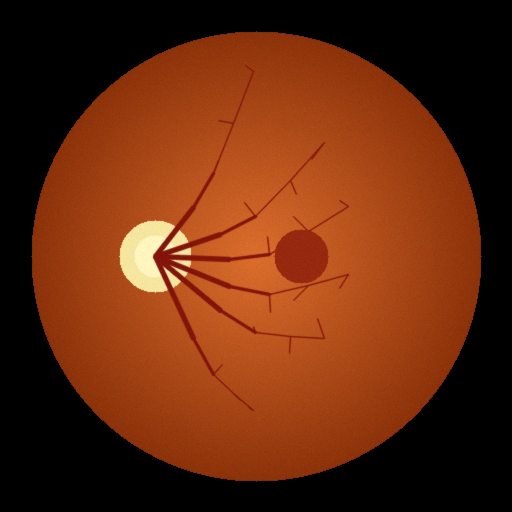
#> input picture SIH/datasets/aptos/train_images/syn_dr_0_000.png, 512 x 512 px
$ python -i enhancement.py   (imports and definitions only)
#> lines starting #> are read from the running program, lines starting #| are printed output that depends on the picture
"""Retinal image enhancement: CLAHE, Gamma Correction, Ben Graham subtraction, and Normalization."""

from typing import Tuple
import cv2
import numpy as np


def apply_clahe(
    image: np.ndarray,
    clip_limit: float = 2.0,
    tile_grid_size: Tuple[int, int] = (8, 8),
) -> np.ndarray:
    """Apply Contrast Limited Adaptive Histogram Equalization (CLAHE).

    Operates in LAB color space on the Luminance (L) channel to enhance
    retinal microvasculature, exudates, and hemorrhages without color distortion.

    Args:
        image: RGB image (H, W, 3) with uint8 values in [0, 255].
        clip_limit: Threshold for contrast limiting.
        tile_grid_size: Size of grid for histogram equalization.

    Returns:
        Enhanced RGB numpy array with shape (H, W, 3).
    """
#> called with clip_limit = 2, tile_grid_size = (8, 8)
    lab = cv2.cvtColor(image, cv2.COLOR_RGB2LAB)
#> lab: shape (512, 512, 3); mean of channels 0, 1, 2 65, 150.3, 155.2
    l_channel, a_channel, b_channel = cv2.split(lab)
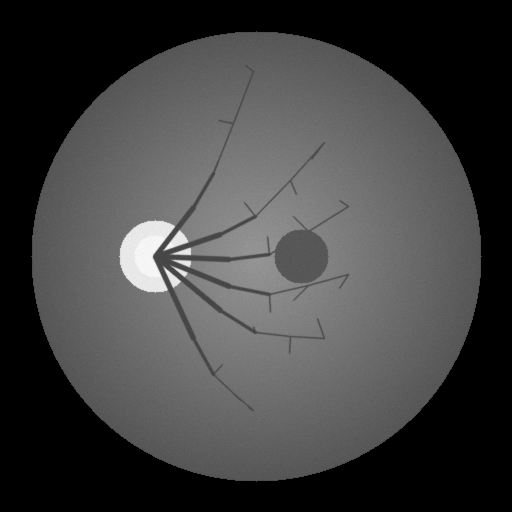
#> l_channel: shape (512, 512); min 0, max 250, mean 65
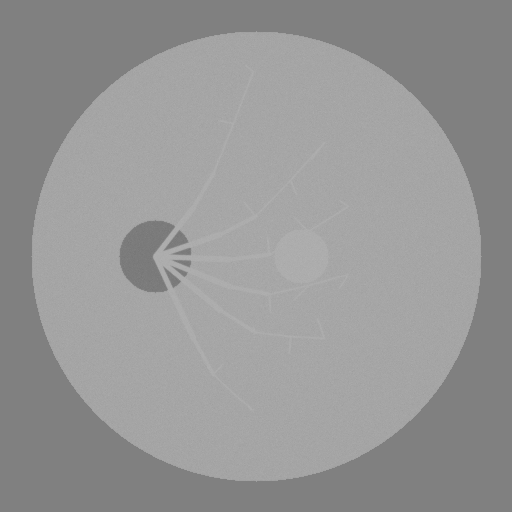
#> a_channel: shape (512, 512); min 117, max 178, mean 150.3

    clahe = cv2.createCLAHE(clipLimit=clip_limit, tileGridSize=tile_grid_size)
    cl = clahe.apply(l_channel)

    merged = cv2.merge((cl, a_channel, b_channel))
#> merged: shape (512, 512, 3); mean of channels 0, 1, 2 70.9, 150.3, 155.2
    enhanced_rgb = cv2.cvtColor(merged, cv2.COLOR_LAB2RGB)
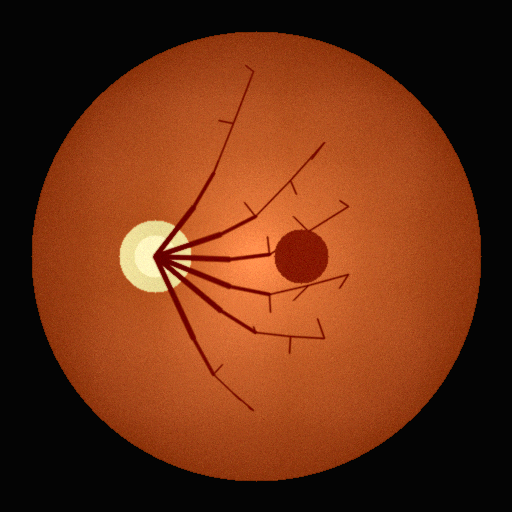
#> enhanced_rgb: shape (512, 512, 3); mean R, G, B 107.3, 48.7, 20.3
    return enhanced_rgb


# [43 lines left out: functions apply_gamma_correction, apply_ben_graham, not called in this run]


def resize_image(image: np.ndarray, target_size: Tuple[int, int] = (384, 384)) -> np.ndarray:
    """Resize image using anti-aliased interpolation."""
    return cv2.resize(image, target_size, interpolation=cv2.INTER_AREA)


def normalize_rgb(image: np.ndarray) -> np.ndarray:
    """Normalize pixel intensities to float range [0.0, 1.0]."""
    return image.astype(np.float32) / 255.0


# [9 lines left out: function normalize_imagenet, not called in this run]

>>> import cv2
>>> picture = cv2.cvtColor(cv2.imread('../../datasets/aptos/train_images/syn_dr_0_000.png'), cv2.COLOR_BGR2RGB)
>>> result = apply_clahe(picture)
